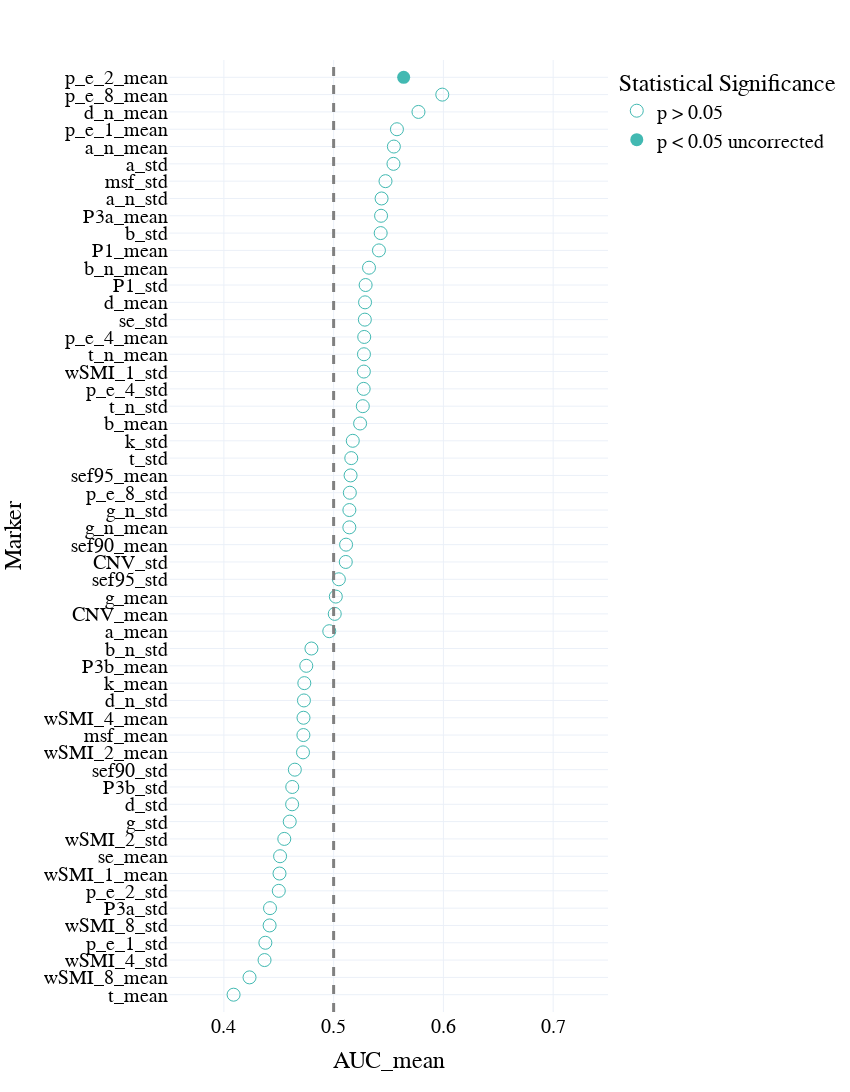

Write notebook code for a chart like this one.
### Code cell
mw_glmm = pd.read_csv(os.path.join(results_path, 'univariate_glmm_mw.csv'))

# segment_mw_roc = segment_mw_roc.sort_values(by = 'AUC', ascending = False).head(10).append(segment_mw_roc.sort_values(by = 'AUC', ascending = False).tail(10))

fig = px.scatter(mw_glmm.sort_values(by = 'AUC_mean'),x = 'AUC_mean', y = 'Marker', template = "plotly_white", symbol = 'significant', 
                 symbol_sequence = ['circle-open','circle','hexagram' ],
#                  color = 'significant',
                 color_discrete_sequence = [lblue, green,orange, pink], 
                 
                 category_orders = {'significant': ['p > 0.05','p < 0.05 uncorrected', 'p < 0.05 FDR corrected']},
                 labels = {'AUC': 'sTUT>dTUT              sTUT<dTUT', 'significant': 'Statistical Significance', 'markers':''}
                )
fig.add_vline(x=0.5, line_width=3, line_dash="dash", line_color="grey")
fig.update_traces(marker=dict(size = 13))

fig.update_layout(
    width=850,
    height=1300,
#     autosize = True, 
    template = 'plotly_white',
        font=dict(
        family="Times new roman",
        size=20,
        color="black"
    ),
    xaxis = dict(
            visible=True,
            range = [0.35,0.75], 
            tickfont = {"size": 20},
        ),
    yaxis = dict(
        tickfont = {"size": 20},
        autorange = False,    
        automargin = True,
        range = [-1,len(mw_glmm)],
        dtick = 1
        ),
    showlegend=True, 

)

fig.show()

fig.write_image(os.path.join(fig_path,'univariate_glmm_mw.png'))
fig.write_image(os.path.join(fig_path,'univariate_glmm_mw.pdf'))
fig.write_html(os.path.join(fig_path,'univariate_glmm_mw.html'))

### Figure 1 — Plotly figure (JSON) as saved in the notebook; plotly's stock layout.template omitted (floating-point values rounded to 4 significant figures)
{"data": [{"hovertemplate": "Statistical Significance=p > 0.05<br>AUC_mean=%{x}<br>Marker=%{y}<extra></extra>", "legendgroup": "p > 0.05", "marker": {"color": "#42B9B2", "size": 13, "symbol": "circle-open"}, "mode": "markers", "name": "p > 0.05", "orientation": "h", "showlegend": true, "type": "scatter", "x": [0.4088, 0.4234, 0.4371, 0.4378, 0.4417, 0.442, 0.45, 0.4507, 0.4512, 0.455, 0.46, 0.4622, 0.4623, 0.4647, 0.4721, 0.4725, 0.4726, 0.473, 0.4733, 0.4751, 0.4798, 0.496, 0.501, 0.502, 0.5048, 0.5111, 0.5113, 0.5143, 0.5144, 0.5148, 0.5155, 0.5161, 0.5174, 0.5241, 0.5266, 0.5274, 0.5276, 0.5276, 0.5279, 0.5285, 0.5286, 0.5292, 0.5322, 0.5413, 0.5429, 0.5432, 0.5437, 0.5473, 0.5545, 0.5549, 0.5577, 0.5773, 0.599], "xaxis": "x", "y": ["t_mean", "wSMI_8_mean", "wSMI_4_std", "p_e_1_std", "wSMI_8_std", "P3a_std", "p_e_2_std", "wSMI_1_mean", "se_mean", "wSMI_2_std", "g_std", "d_std", "P3b_std", "sef90_std", "wSMI_2_mean", "msf_mean", "wSMI_4_mean", "d_n_std", "k_mean", "P3b_mean", "b_n_std", "a_mean", "CNV_mean", "g_mean", "sef95_std", "CNV_std", "sef90_mean", "g_n_mean", "g_n_std", "p_e_8_std", "sef95_mean", "t_std", "k_std", "b_mean", "t_n_std", "p_e_4_std", "wSMI_1_std", "t_n_mean", "p_e_4_mean", "se_std", "d_mean", "P1_std", "b_n_mean", "P1_mean", "b_std", "P3a_mean", "a_n_std", "msf_std", "a_std", "a_n_mean", "p_e_1_mean", "d_n_mean", "p_e_8_mean"], "yaxis": "y"}, {"hovertemplate": "Statistical Significance=p < 0.05 uncorrected<br>AUC_mean=%{x}<br>Marker=%{y}<extra></extra>", "legendgroup": "p < 0.05 uncorrected", "marker": {"color": "#42B9B2", "size": 13, "symbol": "circle"}, "mode": "markers", "name": "p < 0.05 uncorrected", "orientation": "h", "showlegend": true, "type": "scatter", "x": [0.5638], "xaxis": "x", "y": ["p_e_2_mean"], "yaxis": "y"}], "layout": {"font": {"color": "black", "family": "Times new roman", "size": 20}, "height": 1300, "legend": {"title": {"text": "Statistical Significance"}, "tracegroupgap": 0}, "margin": {"t": 60}, "shapes": [{"line": {"color": "grey", "dash": "dash", "width": 3}, "type": "line", "x0": 0.5, "x1": 0.5, "xref": "x", "y0": 0, "y1": 1, "yref": "y domain"}], "showlegend": true, "width": 850, "xaxis": {"anchor": "y", "domain": [0, 1], "range": [0.35, 0.75], "tickfont": {"size": 20}, "title": {"text": "AUC_mean"}, "visible": true}, "yaxis": {"anchor": "x", "automargin": true, "autorange": false, "domain": [0, 1], "dtick": 1, "range": [-1, 54], "tickfont": {"size": 20}, "title": {"text": "Marker"}}}}
